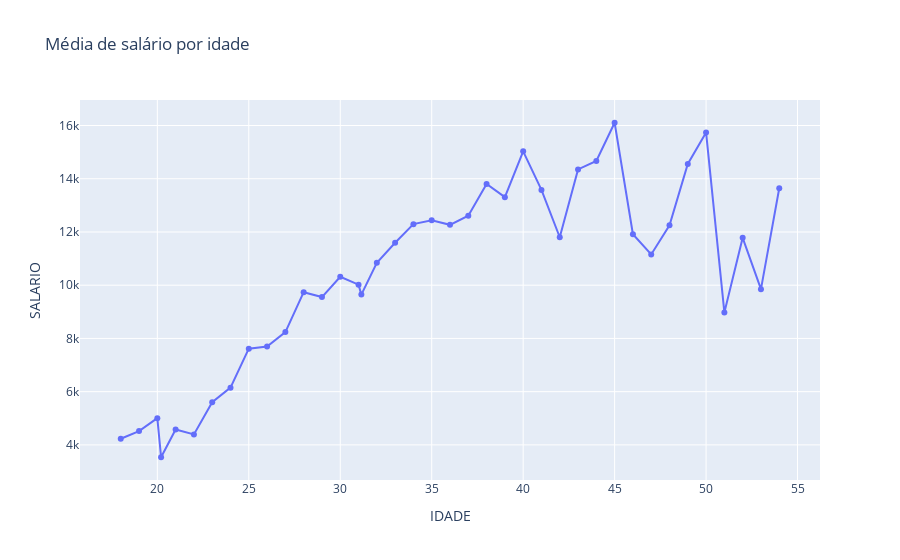

The code cell stored with this chart in its notebook:
### Code cell
fig = px.line(salario_por_idade.reset_index(), x='IDADE', y='SALARIO', title='Média de salário por idade', markers=True)
fig

### Figure 1 — Plotly figure (JSON) as saved in the notebook; plotly's stock layout.template omitted (floating-point values rounded to 4 significant figures)
{"data": [{"hovertemplate": "IDADE=%{x}<br>SALARIO=%{y}<extra></extra>", "legendgroup": "", "line": {"color": "#636efa", "dash": "solid"}, "marker": {"symbol": "circle"}, "mode": "lines+markers", "name": "", "orientation": "v", "showlegend": false, "type": "scatter", "x": [18, 19, 20, 20.21, 21, 22, 23, 24, 25, 26, 27, 28, 29, 30, 31, 31.15, 32, 33, 34, 35, 36, 37, 38, 39, 40, 41, 42, 43, 44, 45, 46, 47, 48, 49, 50, 51, 52, 53, 54], "xaxis": "x", "y": [4230.0, 4520.0, 5004.0, 3536, 4579.0, 4395.0, 5602.0, 6152.0, 7616.0, 7700.0, 8237.0, 9738.0, 9555.0, 10320.0, 10020.0, 9646.0, 10840.0, 11590.0, 12290.0, 12440.0, 12270.0, 12610.0, 13800.0, 13310.0, 15030.0, 13580.0, 11800.0, 14350.0, 14670.0, 16100.0, 11910.0, 11160.0, 12250.0, 14556, 15740.0, 8978.0, 11780.0, 9850, 13640.0], "yaxis": "y"}], "layout": {"legend": {"tracegroupgap": 0}, "title": {"text": "Média de salário por idade"}, "xaxis": {"anchor": "y", "domain": [0, 1], "title": {"text": "IDADE"}}, "yaxis": {"anchor": "x", "domain": [0, 1], "title": {"text": "SALARIO"}}}}
